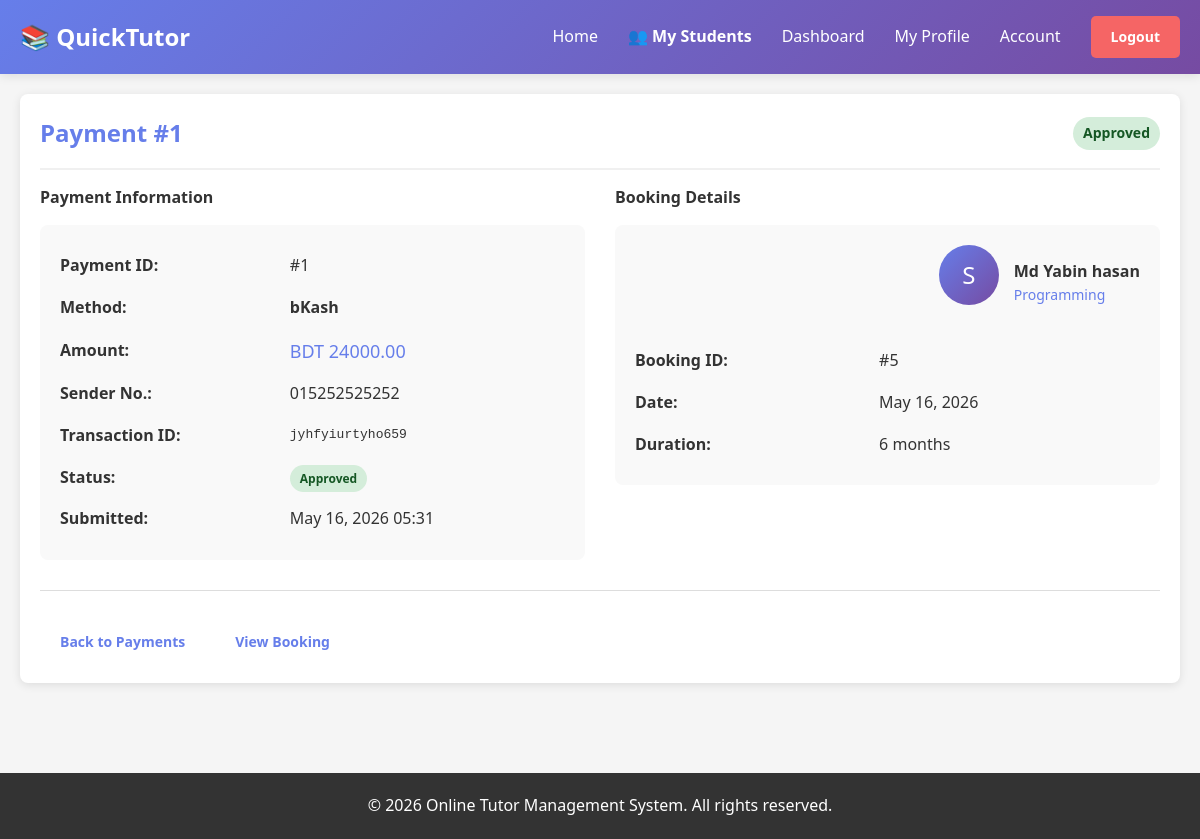
Page /payments/1/ (signed in) on the committed database.
### payments/models.py (models this page shows, shortened)
class Payment(models.Model):
    STATUS_CHOICES = (
        ('pending', 'Pending Review'),
        ('approved', 'Approved'),
        ('rejected', 'Rejected'),
    )
    METHOD_CHOICES = (
        ('bkash', 'bKash'),
        ('nagad', 'Nagad'),
        ('rocket', 'Rocket'),
    )
    booking = models.ForeignKey(Booking, on_delete=models.CASCADE, related_name='payments')
    amount = models.DecimalField(max_digits=10, decimal_places=2)
    commission = models.DecimalField(max_digits=10, decimal_places=2, default=0,
        help_text='Platform commission deducted from this payment')
    tutor_income = models.DecimalField(max_digits=10, decimal_places=2, default=0,
        help_text='Net amount tutor receives from this payment')
    is_first_payment = models.BooleanField(default=False,
        help_text='True if this is the first payment for this booking (50% commission applies)')
    payment_method = models.CharField(max_length=10, choices=METHOD_CHOICES, default='bkash')
    sender_number = models.CharField(max_length=20, blank=True, default='')
    transaction_id = models.TextField(blank=True, default='')
    status = models.CharField(max_length=10, choices=STATUS_CHOICES, default='pending')
    created_at = models.DateTimeField(auto_now_add=True)
    updated_at = models.DateTimeField(auto_now=True)

### bookings/models.py (models this page shows, shortened)
class Booking(models.Model):
    STATUS_CHOICES = (
        ('pending', 'Pending'),
        ('confirmed', 'Confirmed'),
        ('completed', 'Completed'),
        ('rejected', 'Rejected'),
        ('cancelled', 'Cancelled'),
    )
    student = models.ForeignKey(User, on_delete=models.CASCADE, related_name='student_bookings')
    tutor = models.ForeignKey(User, on_delete=models.CASCADE, related_name='tutor_bookings')
    date     = models.DateField()
    months   = models.PositiveIntegerField(default=1, validators=[MinValueValidator(1)])
    schedule = models.ForeignKey(
        TutorSchedule, on_delete=models.SET_NULL,
        null=True, blank=True, related_name='bookings'
    )
    status   = models.CharField(max_length=10, choices=STATUS_CHOICES, default='pending')
    meet_link = models.URLField(blank=True, default='', help_text='Google Meet / Zoom link set by tutor')
    tutor_message = models.TextField(blank=True, default='', help_text='Message from tutor to student')
    created_at = models.DateTimeField(auto_now_add=True)
    updated_at = models.DateTimeField(auto_now=True)

### accounts/models.py (models this page shows, shortened)
class User(AbstractUser):
    ROLE_CHOICES = (
        ('student', 'Student'),
        ('tutor', 'Tutor'),
    )
    role = models.CharField(max_length=10, choices=ROLE_CHOICES)
    avatar = models.ImageField(upload_to='avatars/', blank=True, null=True)
    phone = models.CharField(max_length=20, blank=True, null=True)
    bio = models.TextField(blank=True, null=True)

### tutors/models.py (models this page shows, shortened)
class TutorProfile(models.Model):
    user = models.OneToOneField(User, on_delete=models.CASCADE, related_name='tutor_profile')
    subject = models.CharField(max_length=100)
    bio = models.TextField()
    rating = models.FloatField(default=0)
    monthly_rate = models.DecimalField(max_digits=10, decimal_places=2, default=4000)
    created_at = models.DateTimeField(auto_now_add=True)
    updated_at = models.DateTimeField(auto_now=True)

### payments/views.py (the view)
# urls.py: path('<int:pk>/', views.payment_detail_view, name='payment-detail'),
@login_required(login_url='login')
def payment_detail_view(request, pk):
    payment = get_object_or_404(Payment, pk=pk)
    if (payment.booking.student != request.user
            and payment.booking.tutor != request.user
            and not request.user.is_superuser):
        messages.error(request, 'You do not have permission to view this payment!')
        return redirect('payment-list')
    return render(request, 'payments/detail.html', {'payment': payment})

### templates/payments/detail.html (shortened to what this page needs)
{% extends 'base/base.html' %}
{% block content %}
<div class="card">
    <div class="card-header">
        <div style="display: flex; justify-content: space-between; align-items: center;">
            <h2>Payment #{{ payment.id }}</h2>
            <span class="status status-{{ payment.status }}" style="font-size: 14px;">
                {{ payment.get_status_display }}
            </span>
        </div>
    </div>
    <div style="display: grid; grid-template-columns: 1fr 1fr; gap: 30px; margin-bottom: 30px;">
        <div>
            <h4 style="margin-bottom: 15px; color: #333;">Payment Information</h4>
            <div style="background-color: #f9f9f9; padding: 20px; border-radius: 8px;">
                <table style="width: 100%; margin: 0;">
                    <tr>
                        <td style="font-weight: 600; padding: 8px 0; border: none;">Payment ID:</td>
                        <td style="padding: 8px 0; border: none;">#{{ payment.id }}</td>
                    </tr>
                    <tr>
                        <td style="font-weight: 600; padding: 8px 0; border: none;">Method:</td>
                        <td style="padding: 8px 0; border: none;"><strong>{{ payment.get_payment_method_display }}</strong></td>
                    </tr>
                    <tr>
                        <td style="font-weight: 600; padding: 8px 0; border: none;">Amount:</td>
                        <td style="padding: 8px 0; border: none; font-size: 18px; color: #667eea;">BDT {{ payment.amount }}</td>
                    </tr>
                    <tr>
                        <td style="font-weight: 600; padding: 8px 0; border: none;">Sender No.:</td>
                        <td style="padding: 8px 0; border: none;">{{ payment.sender_number|default:"—" }}</td>
                    </tr>
                    <tr>
                        <td style="font-weight: 600; padding: 8px 0; border: none;">Transaction ID:</td>
                        <td style="padding: 8px 0; border: none; word-break: break-all; font-family: monospace; font-size: 13px;">{{ payment.transaction_id|default:"—" }}</td>
                    </tr>
                    <tr>
                        <td style="font-weight: 600; padding: 8px 0; border: none;">Status:</td>
                        <td style="padding: 8px 0; border: none;">
                            <span class="status status-{{ payment.status }}">
                                {{ payment.get_status_display }}
                            </span>
                        </td>
                    </tr>
                    <tr>
                        <td style="font-weight: 600; padding: 8px 0; border: none;">Submitted:</td>
                        <td style="padding: 8px 0; border: none;">{{ payment.created_at|date:'M d, Y H:i' }}</td>
                    </tr>
                </table>
            </div>
        </div>
        <div>
            <h4 style="margin-bottom: 15px; color: #333;">Booking Details</h4>
            <div style="background-color: #f9f9f9; padding: 20px; border-radius: 8px;">
                <div style="display: flex; align-items: center; margin-bottom: 20px;">
                    <div class="user-avatar" style="width: 60px; height: 60px; font-size: 24px; margin-right: 15px;">
                        {% if user.role == 'student' %}
                            {{ payment.booking.tutor.username|upper|first }}
                        {% else %}
                            {{ payment.booking.student.username|upper|first }}
                        {% endif %}
                    </div>
                    <div>
                        <div style="font-weight: 600; font-size: 16px;">
                            {% if user.role == 'student' %}
                                {{ payment.booking.tutor.get_full_name|default:payment.booking.tutor.username }}
                            {% else %}
                                {{ payment.booking.student.get_full_name|default:payment.booking.student.username }}
                            {% endif %}
                        </div>
                        {% if payment.booking.tutor.tutor_profile %}
                            <div style="color: #667eea; font-size: 14px;">{{ payment.booking.tutor.tutor_profile.subject }}</div>
                        {% endif %}
                    </div>
                </div>
                <table style="width: 100%; margin: 0;">
                    <tr>
                        <td style="font-weight: 600; padding: 8px 0; border: none;">Booking ID:</td>
                        <td style="padding: 8px 0; border: none;">#{{ payment.booking.id }}</td>
                    </tr>
                    <tr>
                        <td style="font-weight: 600; padding: 8px 0; border: none;">Date:</td>
                        <td style="padding: 8px 0; border: none;">{{ payment.booking.date|date:'M d, Y' }}</td>
                    </tr>
                    <tr>
                        <td style="font-weight: 600; padding: 8px 0; border: none;">Duration:</td>
                        <td style="padding: 8px 0; border: none;">{{ payment.booking.months }} month{% if payment.booking.months > 1 %}s{% endif %}</td>
                    </tr>
                </table>
            </div>
        </div>
    </div>
    <hr style="border: none; border-top: 1px solid #ddd; margin: 30px 0;">
    <div style="display: flex; gap: 10px;">
        <a href="/payments/" class="btn btn-secondary">Back to Payments</a>
        <a href="/bookings/{{ payment.booking.id }}/" class="btn btn-secondary">View Booking</a>
    </div>
</div>
{% endblock %}

### templates/base/base.html (style rules this page uses)
* { margin: 0; padding: 0; box-sizing: border-box; }
body { font-family: 'Segoe UI', Tahoma, Geneva, Verdana, sans-serif; background-color: #f5f5f5; color: #333; line-height: 1.6; }
.btn { padding: 10px 20px; border: none; border-radius: 5px; cursor: pointer; font-size: 14px; font-weight: 600; transition: all 0.3s ease; text-decoration: none; display: inline-block; }
.btn-secondary { background-color: white; color: #667eea; }
.card { background: white; border-radius: 8px; box-shadow: 0 2px 10px rgba(0, 0, 0, 0.1); padding: 20px; margin-bottom: 20px; }
.card-header { border-bottom: 2px solid #f0f0f0; padding-bottom: 15px; margin-bottom: 15px; }
.card-header h2 { color: #667eea; margin: 0; }
table { width: 100%; border-collapse: collapse; margin-top: 20px; }
td { padding: 12px; border-bottom: 1px solid #ddd; }
.status { padding: 5px 10px; border-radius: 20px; font-size: 12px; font-weight: 600; }
.status-approved { background-color: #d4edda; color: #155724; }
.user-avatar { width: 100px; height: 100px; border-radius: 50%; background: linear-gradient(135deg, #667eea 0%, #764ba2 100%); color: white; display: flex; align-items: center; justify-content: center; font-size: 40px; margin: 0 auto 15px; }

### rows in the picture
Payment: id "1", status "Approved", payment_method "bKash", amount "24000.00", sender_number "015252525252", transaction_id "jyhfyiurtyho659", created_at "May 16, 2026 05:31", booking.student.username|first "S", booking.student.get_full_name "Md Yabin hasan", booking.tutor.tutor_profile.subject "Programming", booking.id "5", booking "May 16, 2026", booking.months "6"
